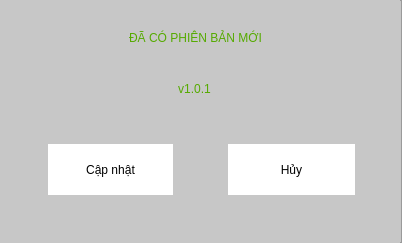
<?xml version="1.0" encoding="UTF-8"?>
<ui version="4.0">
 <class>Frame</class>
 <widget class="QFrame" name="Frame">
  <property name="geometry">
   <rect>
    <x>0</x>
    <y>0</y>
    <width>402</width>
    <height>243</height>
   </rect>
  </property>
  <property name="windowTitle">
   <string>Frame</string>
  </property>
  <property name="styleSheet">
   <string notr="true">background-color: rgb(199, 199, 199);</string>
  </property>
  <property name="frameShape">
   <enum>QFrame::StyledPanel</enum>
  </property>
  <property name="frameShadow">
   <enum>QFrame::Raised</enum>
  </property>
  <widget class="QFrame" name="frameNotNewVersion">
   <property name="geometry">
    <rect>
     <x>0</x>
     <y>0</y>
     <width>400</width>
     <height>250</height>
    </rect>
   </property>
   <property name="styleSheet">
    <string notr="true">border-style: solid;
border-width:0px;</string>
   </property>
   <property name="frameShape">
    <enum>QFrame::StyledPanel</enum>
   </property>
   <property name="frameShadow">
    <enum>QFrame::Raised</enum>
   </property>
   <widget class="QLabel" name="label_7">
    <property name="geometry">
     <rect>
      <x>20</x>
      <y>92</y>
      <width>355</width>
      <height>47</height>
     </rect>
    </property>
    <property name="styleSheet">
     <string notr="true">color: rgb(85, 170, 0);
font: 75 bold 18pt &quot;Ubuntu&quot;;</string>
    </property>
    <property name="text">
     <string>Không có phiên bản mới</string>
    </property>
    <property name="alignment">
     <set>Qt::AlignCenter</set>
    </property>
   </widget>
  </widget>
  <widget class="QFrame" name="frame_containConnectingNotify">
   <property name="geometry">
    <rect>
     <x>0</x>
     <y>0</y>
     <width>400</width>
     <height>250</height>
    </rect>
   </property>
   <property name="frameShape">
    <enum>QFrame::StyledPanel</enum>
   </property>
   <property name="frameShadow">
    <enum>QFrame::Raised</enum>
   </property>
   <widget class="QLabel" name="label_iconConnecting">
    <property name="geometry">
     <rect>
      <x>12</x>
      <y>60</y>
      <width>53</width>
      <height>51</height>
     </rect>
    </property>
    <property name="text">
     <string/>
    </property>
    <property name="pixmap">
     <pixmap>../icon/connectIcon50.png</pixmap>
    </property>
   </widget>
   <widget class="QLabel" name="label_6">
    <property name="geometry">
     <rect>
      <x>70</x>
      <y>58</y>
      <width>291</width>
      <height>51</height>
     </rect>
    </property>
    <property name="styleSheet">
     <string notr="true">color: rgb(85, 170, 0);
font: 75 bold 14pt &quot;Ubuntu&quot;;</string>
    </property>
    <property name="text">
     <string>ĐANG KẾT NỐI MÁY CHỦ...</string>
    </property>
    <property name="alignment">
     <set>Qt::AlignCenter</set>
    </property>
   </widget>
   <widget class="QPushButton" name="pushButton_cancelCheck">
    <property name="geometry">
     <rect>
      <x>154</x>
      <y>146</y>
      <width>105</width>
      <height>47</height>
     </rect>
    </property>
    <property name="styleSheet">
     <string notr="true">background-color: rgb(255, 255, 255);</string>
    </property>
    <property name="text">
     <string>Dừng</string>
    </property>
   </widget>
  </widget>
  <widget class="QFrame" name="frameDetectNewVersion">
   <property name="geometry">
    <rect>
     <x>0</x>
     <y>0</y>
     <width>400</width>
     <height>250</height>
    </rect>
   </property>
   <property name="styleSheet">
    <string notr="true">border-style: solid;
border-width:0px;</string>
   </property>
   <property name="frameShape">
    <enum>QFrame::StyledPanel</enum>
   </property>
   <property name="frameShadow">
    <enum>QFrame::Raised</enum>
   </property>
   <widget class="QLabel" name="label_3">
    <property name="geometry">
     <rect>
      <x>18</x>
      <y>14</y>
      <width>355</width>
      <height>47</height>
     </rect>
    </property>
    <property name="styleSheet">
     <string notr="true">color: rgb(85, 170, 0);
font: 75 bold 18pt &quot;Ubuntu&quot;;</string>
    </property>
    <property name="text">
     <string>ĐÃ CÓ PHIÊN BẢN MỚI</string>
    </property>
    <property name="alignment">
     <set>Qt::AlignCenter</set>
    </property>
   </widget>
   <widget class="QPushButton" name="pushButton_update">
    <property name="geometry">
     <rect>
      <x>48</x>
      <y>144</y>
      <width>125</width>
      <height>51</height>
     </rect>
    </property>
    <property name="styleSheet">
     <string notr="true">background-color: rgb(255, 255, 255);</string>
    </property>
    <property name="text">
     <string>Cập nhật</string>
    </property>
   </widget>
   <widget class="QPushButton" name="pushButton_cancelUpdated">
    <property name="geometry">
     <rect>
      <x>228</x>
      <y>144</y>
      <width>127</width>
      <height>51</height>
     </rect>
    </property>
    <property name="styleSheet">
     <string notr="true">background-color: rgb(255, 255, 255);</string>
    </property>
    <property name="text">
     <string>Hủy</string>
    </property>
   </widget>
   <widget class="QLabel" name="label_forShowNewVersion">
    <property name="geometry">
     <rect>
      <x>78</x>
      <y>66</y>
      <width>233</width>
      <height>45</height>
     </rect>
    </property>
    <property name="styleSheet">
     <string notr="true">color: rgb(85, 170, 0);
font: 75 bold 18pt &quot;Ubuntu&quot;;</string>
    </property>
    <property name="text">
     <string>v1.0.1</string>
    </property>
    <property name="alignment">
     <set>Qt::AlignCenter</set>
    </property>
   </widget>
  </widget>
 </widget>
 <resources/>
 <connections/>
</ui>
